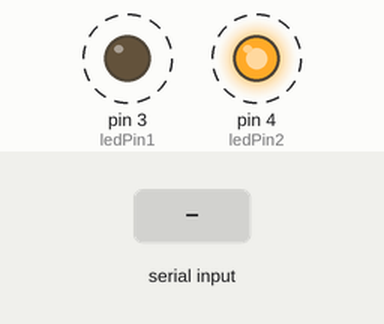
A sketch run on a simulated Arduino Uno, built with avr-gcc and run on an emulated ATmega328P. Shown: output pins drawn as LEDs (lit = HIGH). Dashed ring = blinking. Inputs (shaded band) come from the test bench. What the sketch prints to the serial monitor is not drawn.

Above: at 1.2 s.
1.3 s: "1" received over Serial
Timing chart, 0 to 9.5 s (numbered marks = the images above; inputs shaded):
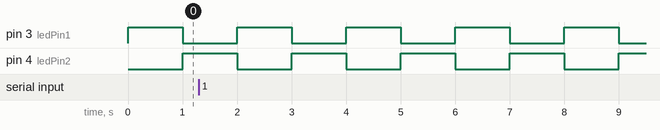

The sketch:

__homework_try.ino
```cpp
//2 color LED閃爍的範例程式
int ledPin1 = 3;
int ledPin2 = 4;
void setup() {
pinMode(ledPin1, OUTPUT);
pinMode(ledPin2, OUTPUT);
Serial.begin(9600);
}
void loop() {
  if(Serial.available()){
Serial.println(Serial.read());
}

digitalWrite(ledPin1, HIGH); // 設定PIN3腳位為高電位
digitalWrite(ledPin2, LOW); // 設定PIN4腳位為低電位，亮紅燈
delay(1000); //持續1秒
digitalWrite(ledPin2, HIGH); // 設定PIN4腳位為高電位
digitalWrite(ledPin1, LOW); // 設定PIN3腳位為低電位，亮綠燈
delay(1000); //持續1秒
}
```

Measured:
- by itself, pin 3 (ledPin1), pin 4 (ledPin2): alternates HIGH for 1.0 s and LOW for 1.0 s
